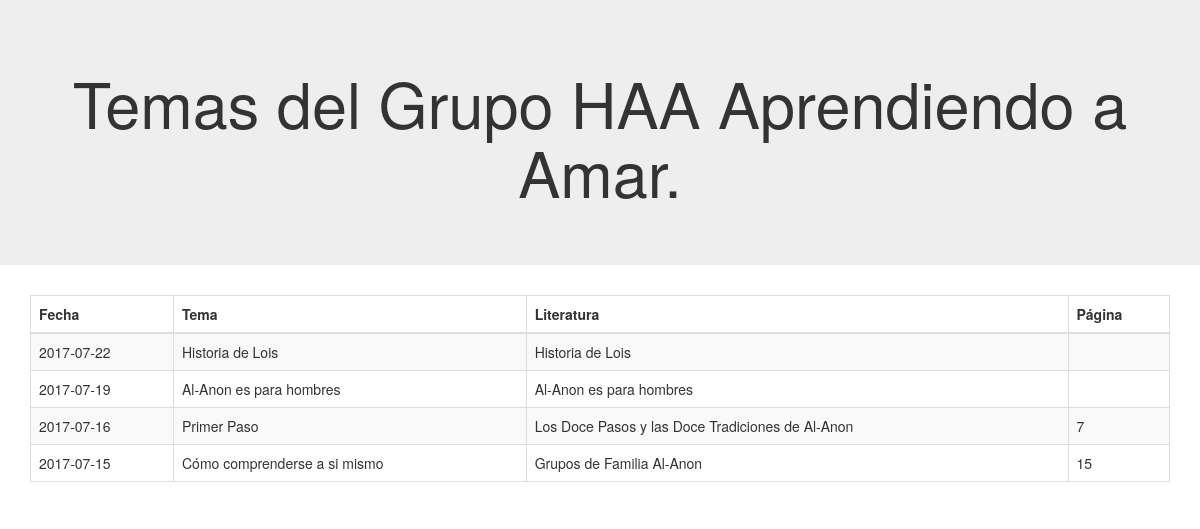
The page / on the database its author committed.
### tables this page shows
CREATE TABLE `entrada` (
  `identrada` int(11) NOT NULL,
  `fecha` date NOT NULL,
  `literatura` int(11) DEFAULT NULL,
  `tema` varchar(90) NOT NULL,
  `paginas` varchar(45) DEFAULT NULL
);

### index.php (the view, shortened to what this page needs)
<!DOCTYPE html>
<html>
  <head>
    <link rel="stylesheet" href="https://maxcdn.bootstrapcdn.com/bootstrap/3.3.7/css/bootstrap.min.css">
  </head>
  <body>
    <div class="jumbotron text-center">
      <h1>Temas del Grupo HAA Aprendiendo a Amar.</h1>
    </div>
    <div class="container">
      <div class="table-responsive">
        <table class="table table-striped table-bordered table-hover">
          <thead>
            <tr>
              <th>Fecha</th>
              <th>Tema</th>
              <th>Literatura</th>
              <th>Página</th>
            </tr>
          </thead>
          <tbody>
            <?php
              $con = mysqli_connect("localhost", "geeker", "selley", "haa");
              $lit = array();
              $i = 1;
              $result = mysqli_query($con, "SELECT nombre FROM literatura");
              while ($row = mysqli_fetch_array($result)) {
                $lit[$i] = $row['nombre'];
                $i++;
              }
              $result = mysqli_query($con,"SELECT * FROM entrada ORDER BY fecha DESC;");
              $i = 1;
              while (($row = mysqli_fetch_array($result)) == true && $i<=5) {
                echo "<tr>";
                echo "<td>" . $row['fecha'] . "</td>";
                echo "<td>" . $row['tema'] . "</td>";
                echo "<td>" . $lit[$row['literatura']] . "</td>";
                echo "<td>" . $row['paginas'] . "</td>";
                $i++;
              }
            ?>
          </tbody>
        </table>
      </div>
    </div>
  </body>
</html>

### index.php (style rules this page uses)
body div h1 { text-align: center; }

### rows shown on the page
entrada: fecha "2017-07-22", tema "Historia de Lois", literatura "Historia de Lois"
entrada: fecha "2017-07-19", tema "Al-Anon es para hombres", literatura "Al-Anon es para hombres"
entrada: fecha "2017-07-16", tema "Primer Paso", literatura "Los Doce Pasos y las Doce Tradiciones de Al-Anon", paginas "7"
entrada: fecha "2017-07-15", tema "Cómo comprenderse a si mismo", literatura "Grupos de Familia Al-Anon", paginas "15"
